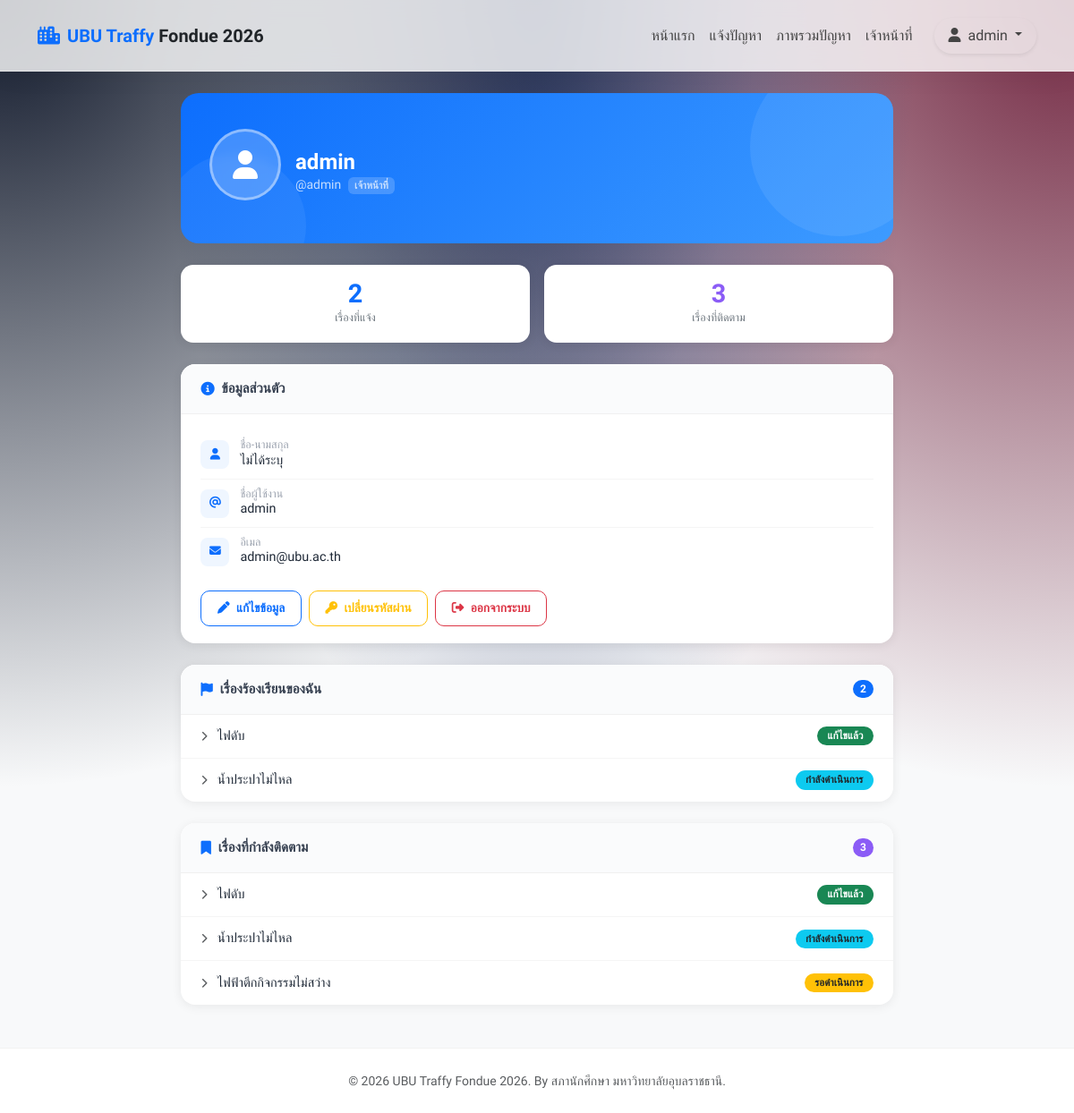
Page /profile/ (signed in) on the earlier database version.
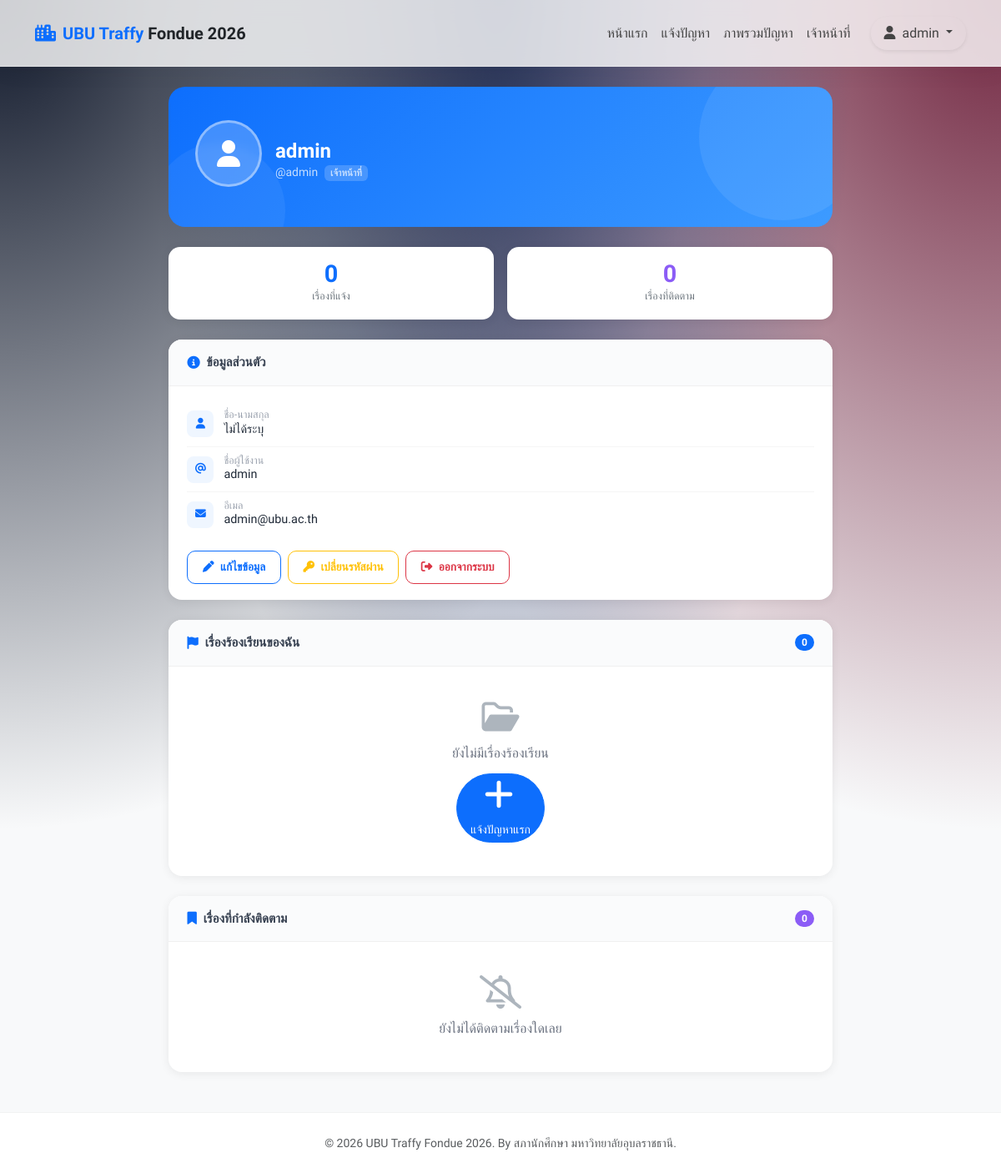
Same page on the later database version.
### core/models.py (models this page shows, shortened)
class Case(models.Model):
    STATUS_CHOICES = [
        ('pending', 'รอดำเนินการ'),
        ('in_progress', 'กำลังดำเนินการ'),
        ('resolved', 'แก้ไขแล้ว'),
    ]
    CATEGORY_CHOICES = [
        ('electrical', 'ไฟฟ้า'),
        ('water_supply', 'ประปา'),
        ('road_damage', 'ถนน/ทางเท้า'),
        ('other', 'อื่นๆ'),
    ]
    title = models.CharField(max_length=200)
    description = models.TextField()
    status = models.CharField(max_length=20, choices=STATUS_CHOICES, default='pending')
    category = models.CharField(max_length=50, choices=CATEGORY_CHOICES)
    reporter = models.ForeignKey(User, on_delete=models.CASCADE, related_name='reported_cases')
    created_at = models.DateTimeField(auto_now_add=True)
    updated_at = models.DateTimeField(auto_now=True)
    image_file = models.ImageField(upload_to='case_images/', blank=True, null=True)

### core/views.py (the view)
# urls.py: path('profile/', views.profile_view, name='profile'),
@login_required
def profile_view(request):
    my_cases = Case.objects.filter(reporter=request.user).order_by('-created_at')
    following_cases = Case.objects.filter(followers__user=request.user).order_by('-created_at')
    context = {
        'my_cases': my_cases,
        'following_cases': following_cases,
    }
    return render(request, 'core/profile.html', context)

### core/templates/core/profile.html (shortened to what the changed rows need)
{% extends 'core/base.html' %}
{% block content %}
<div class="container py-4" style="max-width: 820px;">
    <div class="row g-3 mb-4">
        <div class="col-6 col-md-6">
            <div class="stat-card">
                <div class="stat-number text-primary">{{ my_cases|length }}</div>
                <div class="stat-label">เรื่องที่แจ้ง</div>
            </div>
        </div>
        <div class="col-6 col-md-6">
            <div class="stat-card">
                <div class="stat-number" style="color:#8b5cf6;">{{ following_cases|length }}</div>
                <div class="stat-label">เรื่องที่ติดตาม</div>
            </div>
        </div>
    </div>
    <div class="info-card">
        <div class="info-card-header">
            <i class="fa-solid fa-flag"></i> เรื่องร้องเรียนของฉัน
            <span class="badge bg-primary rounded-pill ms-auto" style="font-size:0.75rem;">{{ my_cases|length }}</span>
        </div>
        {% if my_cases %}
            {% for case in my_cases %}
            <div class="case-item">
                <a href="{% url 'case_detail' case.id %}">
                    <i class="fa-solid fa-chevron-right me-2 text-muted" style="font-size:0.7rem;"></i>
                    {{ case.title }}
                </a>
                <span class="badge badge-status
                    {% if case.status == 'pending' %}bg-warning text-dark
                    {% elif case.status == 'in_progress' %}bg-info text-dark
                    {% elif case.status == 'resolved' %}bg-success
                    {% else %}bg-secondary{% endif %}">
                    {{ case.get_status_display }}
                </span>
            </div>
            {% endfor %}
        {% else %}
            <div class="empty-state">
                <i class="fa-regular fa-folder-open"></i>
                <p class="mb-1 fw-medium" style="color:#6b7280;">ยังไม่มีเรื่องร้องเรียน</p>
                <a href="{% url 'create_case' %}" class="btn btn-sm btn-primary mt-2 rounded-pill px-3">
                    <i class="fa-solid fa-plus me-1"></i> แจ้งปัญหาแรก
                </a>
            </div>
        {% endif %}
    </div>
    <div class="info-card">
        <div class="info-card-header">
            <i class="fa-solid fa-bookmark"></i> เรื่องที่กำลังติดตาม
            <span class="badge rounded-pill ms-auto" style="background:#8b5cf6; font-size:0.75rem;">{{ following_cases|length }}</span>
        </div>
        {% if following_cases %}
            {% for case in following_cases %}
            <div class="case-item">
                <a href="{% url 'case_detail' case.id %}">
                    <i class="fa-solid fa-chevron-right me-2 text-muted" style="font-size:0.7rem;"></i>
                    {{ case.title }}
                </a>
                <span class="badge badge-status
                    {% if case.status == 'pending' %}bg-warning text-dark
                    {% elif case.status == 'in_progress' %}bg-info text-dark
                    {% elif case.status == 'resolved' %}bg-success
                    {% else %}bg-secondary{% endif %}">
                    {{ case.get_status_display }}
                </span>
            </div>
            {% endfor %}
        {% else %}
            <div class="empty-state">
                <i class="fa-regular fa-bell-slash"></i>
                <p class="mb-0 fw-medium" style="color:#6b7280;">ยังไม่ได้ติดตามเรื่องใดเลย</p>
            </div>
        {% endif %}
    </div>
</div>
{% endblock %}

Differences in the rows shown:
removed Case: title "ไฟดับ", status "แก้ไขแล้ว"
removed Case: title "น้ำประปาไม่ไหล", status "กำลังดำเนินการ"
removed Case: title "ไฟฟ้าตึกกิจกรรมไม่สว่าง", status "รอดำเนินการ"
Other differences:
{{ my_cases|length }}: "2" → "0"
{{ following_cases|length }}: "3" → "0"
text now shown: "ยังไม่มีเรื่องร้องเรียน แจ้งปัญหาแรก ยังไม่ได้ติดตามเรื่องใดเลย"
